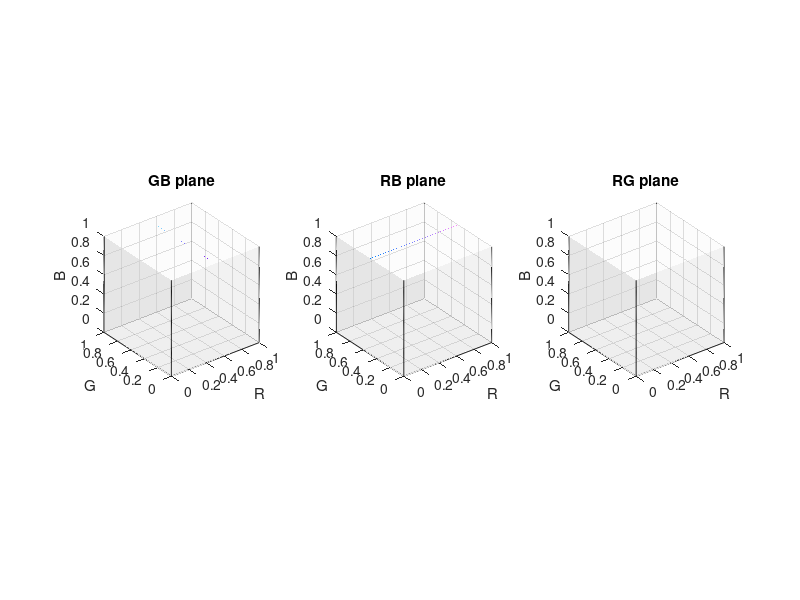

Write the MATLAB code that produced this figure. (Note: this script raises an error after producing the figure.)
clear all; close all; clc

%% First create a cube and select RG, RB and GB planes
numGridPts = 100;
grid = linspace(0, 1, numGridPts);
[x_grid, y_grid] = meshgrid(grid, grid);
plane_points = {{ones(numGridPts, numGridPts).*0.5,x_grid, y_grid},...%GB plane
    {x_grid, ones(numGridPts, numGridPts).*0.5, y_grid},...%RB plane
    {x_grid, y_grid,ones(numGridPts, numGridPts).*0.5}};%RG plane

%set a grid for reference stimulus
numGridPts_ref = 5;
grid_ref = linspace(0.2, 0.8, numGridPts_ref);
[x_grid_ref, y_grid_ref] = meshgrid(grid_ref, grid_ref);
ref_points = {{ones(numGridPts_ref, numGridPts_ref).*0.5,x_grid_ref, y_grid_ref},... %GB plane
    {x_grid_ref, ones(numGridPts_ref, numGridPts_ref).*0.5,y_grid_ref},... %RB plane
    {x_grid_ref, y_grid_ref, ones(numGridPts_ref, numGridPts_ref).*0.5}}; %RG plane

% Concatenate the R, G, B matrices
ttl = {'GB plane', 'RB plane', 'RG plane'};
colormapMatrix = {cat(3, ones(numGridPts, numGridPts).*0.5, x_grid, y_grid),...
    cat(3, x_grid, ones(numGridPts, numGridPts).*0.5, y_grid),...
    cat(3, x_grid, y_grid, ones(numGridPts, numGridPts).*0.5)};

%% plotting
figure
for p = 1:length(ttl)
    subplot(1,length(ttl),p)
    %floor of the cube
    surf(x_grid, y_grid, zeros(numGridPts, numGridPts),'FaceColor','k', ...
        'EdgeColor','none','FaceAlpha',0.01); hold on
    %ceiling of the cube 
    surf(x_grid, y_grid, ones(numGridPts, numGridPts),'FaceColor','k', ...
        'EdgeColor','none','FaceAlpha',0.01);
    %walls of the cube
    surf(x_grid, ones(numGridPts, numGridPts), y_grid,'FaceColor','k', ...
        'EdgeColor','none','FaceAlpha',0.05);
    surf(x_grid, zeros(numGridPts, numGridPts), y_grid,'FaceColor','k', ...
        'EdgeColor','none','FaceAlpha',0.05);
    surf(zeros(numGridPts, numGridPts), x_grid, y_grid,'FaceColor','k', ...
        'EdgeColor','none','FaceAlpha',0.05);
    surf(ones(numGridPts, numGridPts), x_grid, y_grid,'FaceColor','k', ...
        'EdgeColor','none','FaceAlpha',0.05);
    %wall edges
    plot3(zeros(1,numGridPts),zeros(1,numGridPts), grid,'k-');
    plot3(zeros(1,numGridPts),ones(1,numGridPts), grid,'k-');
    plot3(ones(1,numGridPts),zeros(1,numGridPts), grid,'k-');
    plot3(ones(1,numGridPts),ones(1,numGridPts), grid,'k-');

    %p = 1: GB plane; p = 2: RB plane; p = 3: RG plane
    surf(plane_points{p}{1}, plane_points{p}{2},plane_points{p}{3},...
        colormapMatrix{p},'EdgeColor','none');
    %reference points
    scatter3(ref_points{p}{1},ref_points{p}{2}, ref_points{p}{3},...
        20,'k','Marker','+'); 
    xlim([0,1]); ylim([0,1]); zlim([0,1]); axis equal
    xlabel('R'); ylabel('G'); zlabel('B')
    title(ttl{p});
end
set(gcf,'Units','normalized','Position',[0,0,0.7,0.3])

%% compute iso-threshold contour
%sample directions evenly
global background_RGB deltaE_1JND
background_RGB = ones(3,1).*0.5;
numDirPts      = 17;
theta_grid     = linspace(0, 2*pi,numDirPts);
theta_xy_grid  = [cos(theta_grid(1:end-1)); sin(theta_grid(1:end-1))];
delta_inc      = linspace(1e-4, 1e-3, 20);
deltaE_1JND     = 1;

ref_Lab        = NaN(length(ttl), numGridPts_ref, numGridPts_ref, 3);
opt_vecLen     = NaN(length(ttl), numGridPts_ref, numGridPts_ref, numDirPts-1);
for p = 1:length(ttl)
    disp(p)
    varChromDir = setdiff(1:length(ttl),p);
    for i = 1:numGridPts_ref
        disp(i)
        for j = 1:numGridPts_ref
            %grab the reference stimulus's RGB
            rgb_ref_pij = [ref_points{p}{1}(i,j); ref_points{p}{2}(i,j);...
                ref_points{p}{3}(i,j)];
            [ref_Lab(p,i,j,:), ~, ~] = convert_rgb_lab(background_RGB, rgb_ref_pij);
            for k = 1:numDirPts-1
                theta_xy_grid_k = theta_xy_grid(:,k);
                vecDir = NaN(3,1); vecDir(p) = 0; vecDir(varChromDir) = theta_xy_grid_k;

                %run fmincon to search for the magnitude of vector that
                %leads to a deltaE of 1
                opt_vecLen(p,i,j,k) = find_vecLen(rgb_ref_pij, squeeze(ref_Lab(p,i,j,:)), vecDir);
            end
        end
    end
end

%% compute the iso-threshold contour and fit an ellipse
contour_scaler = 5;
nThetaEllipse = 200;
circleIn2D = UnitCircleGenerate(nThetaEllipse);
fitQ = NaN(length(ttl), numGridPts_ref, numGridPts_ref, 2, 2);
rgb_contour = NaN(length(ttl), numGridPts_ref, numGridPts_ref, numDirPts-1, 2);
fitEllipse = NaN(length(ttl), numGridPts_ref, numGridPts_ref, 2, nThetaEllipse);
for p = 1:length(ttl)
    varChromDir = setdiff(1:length(ttl),p);
    for i = 1:numGridPts_ref
        for j = 1:numGridPts_ref
            rgb_ref_pij = [ref_points{p}{1}(i,j); ref_points{p}{2}(i,j);...
                ref_points{p}{3}(i,j)];
            rgb_contour(p,i,j,:,:) = rgb_ref_pij(varChromDir)' + ...
                repmat(squeeze(opt_vecLen(p,i,j,:).*contour_scaler),[1,2]).*theta_xy_grid';
            %fit an ellipse
            [~,~,~,fitQ(p,i,j,:,:)] = FitEllipseQ(...
                squeeze(rgb_contour(p,i,j,:,:))' - rgb_ref_pij(varChromDir),'lockAngleAt0',false);
            fitEllipse(p,i,j,:,:) = PointsOnEllipseQ(squeeze(fitQ(p,i,j,:,:)),circleIn2D) +...
                rgb_ref_pij(varChromDir);
        end
    end
end

%% visualize the iso-threshold contour
colormapMatrix2 = {[0.5, 0, 1; 0.5, 0,0; 0.5, 1,0; 0.5, 1,1],...
    [0,0.5,  1;0,0.5, 0; 1,0.5, 0; 1,0.5, 1],...
    [0, 1,0.5;0,0,0.5; 1,0,0.5; 1,1,0.5]};
x = [0; 0; 1; 1];
y = [1; 0; 0; 1];

figure
for p = 1:length(ttl)
    subplot(1, length(ttl), p)
    patch('Vertices', [x,y],'Faces', [1 2 3 4], 'FaceVertexCData', ...
        colormapMatrix2{p}, 'FaceColor', 'interp'); hold on
    scatter(x_grid_ref(:), y_grid_ref(:), 20,'white','Marker','+');

    varChromDir = setdiff(1:length(ttl),p);
    for i = 1:numGridPts_ref
        for j = 1:numGridPts_ref
            %visualize the individual thresholds 
            % scatter(squeeze(rgb_contour(p,i,j,:,1)), squeeze(rgb_contour(p,i,j,:,2)),5,'ko','filled');
            %visualize the best-fitting ellipse
            plot(squeeze(fitEllipse(p,i,j,1,:)), squeeze(fitEllipse(p,i,j,2,:)),'white-')
        end
    end

    xlim([0,1]); ylim([0,1]); axis square;
    title(ttl{p})
end



%% HELPING FUNCTIONS
function [color_Lab, color_XYZ, color_LMS] = convert_rgb_lab(background_RGB, color_RGB)
    % We'll spline all spectral functions to this common
    % wavlength axis after loading them in.
    S = [400 5 61];

    % Data in Psychtoolbox
    load T_cones_ss2.mat
    T_cones = SplineCmf(S_cones_ss2,T_cones_ss2,S);

    load B_monitor.mat
    B_monitor = SplineSpd(S_monitor,B_monitor,S);
    M_RGBToLMS = T_cones*B_monitor;

    % Data in Psychtoolbox
    load T_xyzCIEPhys2.mat
    T_xyz = SplineCmf(S_xyzCIEPhys2,T_xyzCIEPhys2,S);
    M_LMSToXYZ = ((T_cones)'\(T_xyz)')';

    %convert
    background_Spd = B_monitor*background_RGB;
    background_LMS = T_cones*background_Spd;
    background_XYZ = M_LMSToXYZ*background_LMS;

    color_Spd = B_monitor*color_RGB;
    color_LMS = T_cones*color_Spd;
    color_XYZ = M_LMSToXYZ*color_LMS;
    color_Lab = XYZToLab(color_XYZ, background_XYZ);
end


function deltaE = compute_deltaE(vecLen, ref_RGB, ref_Lab, vecDir)
    global background_RGB
    %compute comparison RGB
    comp_RGB = ref_RGB + vecDir.*vecLen;

    %convert it to Lab
    [comp_Lab, ~, ~] = convert_rgb_lab(background_RGB, comp_RGB);
    deltaE = norm(comp_Lab - ref_Lab);
end

function opt_vecLen = find_vecLen(ref_RGB, ref_Lab, vecDir)
    global deltaE_1JND
    deltaE = @(d) abs(compute_deltaE(d, ref_RGB, ref_Lab, vecDir) - deltaE_1JND);
    %have different initial points to avoid fmincon from getting stuck at
    %some places
    lb = 0; ub = 0.1;
    N_runs  = 2;
    init    = rand(1,N_runs).*(ub-lb) + lb;
    options = optimoptions(@fmincon, 'MaxIterations', 1e5, 'Display','off');
    [vecLen_n, deltaE_n] = deal(NaN(1, N_runs));
    for n = 1:N_runs
        %use fmincon to search for the optimal defocus
        [vecLen_n(n), deltaE_n(n)] = fmincon(deltaE, init(n), ...
            [],[],[],[],lb,ub,[],options);
    end
    %find the index that corresponds to the minimum value
    [~,idx_min] = min(deltaE_n);
    %find the corresponding optimal focus that leads to the highest peak of
    %the psf's
    opt_vecLen = vecLen_n(idx_min);
end

function RMSE_ellipse = compute_RMSE(sig11, sig12, sig21, sig22, dir, D, N)
    sig = [sig11, sig12; sig21, sig22];
    sig_posDef_sym = sig*sig';
    RMSE_ellipse = sqrt(sum(sum((sig_posDef_sym*dir - D).^2))/N);
end

function opt_ellipse = fit_ellipse(sig11, sig12, sig21, sig22)
    lb = [0,0,0,0];
    ub = [1,1,1,1];
    N_runs = 2;
    init    = rand(1,N_runs).*(ub-lb) + lb;
    options = optimoptions(@fmincon, 'MaxIterations', 1e5, 'Display','off');
    cov_n = NaN(4,N_runs); RMSE_n = NaN(1, N_runs);

end





